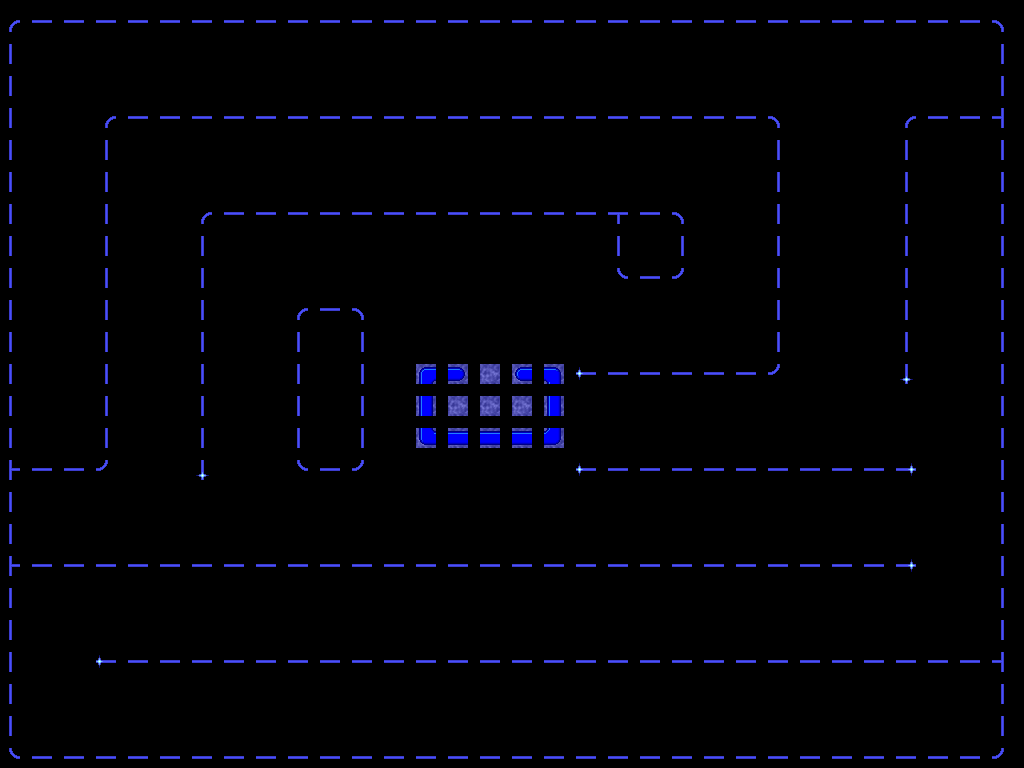

Tiled map render using the project's own tile images. Description and the whole map definition, tile-layer contents included, below:
An orthogonal 32x24 tile map with 32x32 px tiles, 2 tile layers (ground, Tile Layer 1) and 28 objects (23x wall, player, pink_ghost, orange_ghost, green_ghost, ...).

<map version="1.5" tiledversion="1.7.2" orientation="orthogonal" renderorder="right-down" width="32" height="24" tilewidth="32" tileheight="32" infinite="0" nextlayerid="4" nextobjectid="60">
 <tileset firstgid="1" source="Pac-man Topdown Pack.tsx" />
 <layer id="3" name="ground" width="32" height="24">
  <data encoding="csv">
0,0,0,0,0,0,0,0,0,0,0,0,0,0,0,0,0,0,0,0,0,0,0,0,0,0,0,0,0,0,0,0,
0,0,0,0,0,0,0,0,0,0,0,0,0,0,0,0,0,0,0,0,0,0,0,0,0,0,0,0,0,0,0,0,
0,0,0,0,0,0,0,0,0,0,0,0,0,0,0,0,0,0,0,0,0,0,0,0,0,0,0,0,0,0,0,0,
0,0,0,0,0,0,0,0,0,0,0,0,0,0,0,0,0,0,0,0,0,0,0,0,0,0,0,0,0,0,0,0,
0,0,0,0,0,0,0,0,0,0,0,0,0,0,0,0,0,0,0,0,0,0,0,0,0,0,0,0,0,0,0,0,
0,0,0,0,0,0,0,0,0,0,0,0,0,0,0,0,0,0,0,0,0,0,0,0,0,0,0,0,0,0,0,0,
0,0,0,0,0,0,0,0,0,0,0,0,0,0,0,0,0,0,0,0,0,0,0,0,0,0,0,0,0,0,0,0,
0,0,0,0,0,0,0,0,0,0,0,0,0,0,0,0,0,0,0,0,0,0,0,0,0,0,0,0,0,0,0,0,
0,0,0,0,0,0,0,0,0,0,0,0,0,0,0,0,0,0,0,0,0,0,0,0,0,0,0,0,0,0,0,0,
0,0,0,0,0,0,0,0,0,0,0,0,0,0,0,0,0,0,0,0,0,0,0,0,0,0,0,0,0,0,0,0,
0,0,0,0,0,0,0,0,0,0,0,0,0,0,0,0,0,0,0,0,0,0,0,0,0,0,0,0,0,0,0,0,
0,0,0,0,0,0,0,0,0,0,0,0,0,170,170,170,170,170,0,0,0,0,0,0,0,0,0,0,0,0,0,0,
0,0,0,0,0,0,0,0,0,0,0,0,0,170,170,170,170,170,0,0,0,0,0,0,0,0,0,0,0,0,0,0,
0,0,0,0,0,0,0,0,0,0,0,0,0,170,170,170,170,170,0,0,0,0,0,0,0,0,0,0,0,0,0,0,
0,0,0,0,0,0,0,0,0,0,0,0,0,0,0,0,0,0,0,0,0,0,0,0,0,0,0,0,0,0,0,0,
0,0,0,0,0,0,0,0,0,0,0,0,0,0,0,0,0,0,0,0,0,0,0,0,0,0,0,0,0,0,0,0,
0,0,0,0,0,0,0,0,0,0,0,0,0,0,0,0,0,0,0,0,0,0,0,0,0,0,0,0,0,0,0,0,
0,0,0,0,0,0,0,0,0,0,0,0,0,0,0,0,0,0,0,0,0,0,0,0,0,0,0,0,0,0,0,0,
0,0,0,0,0,0,0,0,0,0,0,0,0,0,0,0,0,0,0,0,0,0,0,0,0,0,0,0,0,0,0,0,
0,0,0,0,0,0,0,0,0,0,0,0,0,0,0,0,0,0,0,0,0,0,0,0,0,0,0,0,0,0,0,0,
0,0,0,0,0,0,0,0,0,0,0,0,0,0,0,0,0,0,0,0,0,0,0,0,0,0,0,0,0,0,0,0,
0,0,0,0,0,0,0,0,0,0,0,0,0,0,0,0,0,0,0,0,0,0,0,0,0,0,0,0,0,0,0,0,
0,0,0,0,0,0,0,0,0,0,0,0,0,0,0,0,0,0,0,0,0,0,0,0,0,0,0,0,0,0,0,0,
0,0,0,0,0,0,0,0,0,0,0,0,0,0,0,0,0,0,0,0,0,0,0,0,0,0,0,0,0,0,0,0
</data>
 </layer>
 <layer id="1" name="Tile Layer 1" width="32" height="24">
  <data encoding="csv">
113,65,65,65,65,65,65,65,65,65,65,65,65,65,65,65,65,65,65,65,65,65,65,65,65,65,65,65,65,65,65,114,
64,0,0,0,0,0,0,0,0,0,0,0,0,0,0,0,0,0,0,0,0,0,0,0,0,0,0,0,0,0,0,64,
64,0,0,0,0,0,0,0,0,0,0,0,0,0,0,0,0,0,0,0,0,0,0,0,0,0,0,0,0,0,0,64,
64,0,0,113,65,65,65,65,65,65,65,65,65,65,65,65,65,65,65,65,65,65,65,65,114,0,0,0,113,65,65,81,
64,0,0,64,0,0,0,0,0,0,0,0,0,0,0,0,0,0,0,0,0,0,0,0,64,0,0,0,64,0,0,64,
64,0,0,64,0,0,0,0,0,0,0,0,0,0,0,0,0,0,0,0,0,0,0,0,64,0,0,0,64,0,0,64,
64,0,0,64,0,0,113,65,65,65,65,65,65,65,65,65,65,65,65,98,65,114,0,0,64,0,0,0,64,0,0,64,
64,0,0,64,0,0,64,0,0,0,0,0,0,0,0,0,0,0,0,64,0,64,0,0,64,0,0,0,64,0,0,64,
64,0,0,64,0,0,64,0,0,0,0,0,0,0,0,0,0,0,0,111,65,112,0,0,64,0,0,0,64,0,0,64,
64,0,0,64,0,0,64,0,0,113,65,114,0,0,0,0,0,0,0,0,0,0,0,0,64,0,0,0,64,0,0,64,
64,0,0,64,0,0,64,0,0,64,0,64,0,0,0,0,0,0,0,0,0,0,0,0,64,0,0,0,64,0,0,64,
64,0,0,64,0,0,64,0,0,64,0,64,0,177,232,0,231,179,77,65,65,65,65,65,112,0,0,0,63,0,0,64,
64,0,0,64,0,0,64,0,0,64,0,64,0,228,0,0,0,228,0,0,0,0,0,0,0,0,0,0,0,0,0,64,
64,0,0,64,0,0,64,0,0,64,0,64,0,211,229,229,229,213,0,0,0,0,0,0,0,0,0,0,0,0,0,64,
82,65,65,112,0,0,63,0,0,111,65,112,0,0,0,0,0,0,77,65,65,65,65,65,65,65,65,65,80,0,0,64,
64,0,0,0,0,0,0,0,0,0,0,0,0,0,0,0,0,0,0,0,0,0,0,0,0,0,0,0,0,0,0,64,
64,0,0,0,0,0,0,0,0,0,0,0,0,0,0,0,0,0,0,0,0,0,0,0,0,0,0,0,0,0,0,64,
82,65,65,65,65,65,65,65,65,65,65,65,65,65,65,65,65,65,65,65,65,65,65,65,65,65,65,65,80,0,0,64,
64,0,0,0,0,0,0,0,0,0,0,0,0,0,0,0,0,0,0,0,0,0,0,0,0,0,0,0,0,0,0,64,
64,0,0,0,0,0,0,0,0,0,0,0,0,0,0,0,0,0,0,0,0,0,0,0,0,0,0,0,0,0,0,64,
64,0,0,77,65,65,65,65,65,65,65,65,65,65,65,65,65,65,65,65,65,65,65,65,65,65,65,65,65,65,65,81,
64,0,0,0,0,0,0,0,0,0,0,0,0,0,0,0,0,0,0,0,0,0,0,0,0,0,0,0,0,0,0,64,
64,0,0,0,0,0,0,0,0,0,0,0,0,0,0,0,0,0,0,0,0,0,0,0,0,0,0,0,0,0,0,64,
111,65,65,65,65,65,65,65,65,65,65,65,65,65,65,65,65,65,65,65,65,65,65,65,65,65,65,65,65,65,65,112
</data>
 </layer>
 <objectgroup id="2" name="Object Layer 1">
  <object id="1" name="wall" x="103.735" y="101.947" width="677.857" height="13.4141" />
  <object id="2" name="player" x="160.969" y="46.5021" width="25.9339" height="22.3568" />
  <object id="3" name="wall" x="101.947" y="105.524" width="8.94271" height="358.603" />
  <object id="8" name="wall" x="9.83698" y="4.47136" width="997.112" height="8.94271" />
  <object id="14" name="wall" x="997.112" y="22.3568" width="11.6255" height="737.774" />
  <object id="15" name="wall" x="17.8854" y="742.245" width="979.227" height="9.83698" />
  <object id="18" name="wall" x="97.4755" y="645.664" width="891.588" height="8.94271" />
  <object id="21" name="wall" x="579.488" y="357.708" width="187.797" height="8.94271" />
  <object id="22" name="wall" x="14.3083" y="549.977" width="906.791" height="9.83698" />
  <object id="26" name="wall" x="575.911" y="455.184" width="343.4" height="8.94271" />
  <object id="31" name="wall" x="768.179" y="109.995" width="14.3083" height="255.762" />
  <object id="33" name="wall" x="198.528" y="195.845" width="484.695" height="9.83698" />
  <object id="35" name="wall" x="200.317" y="203" width="6.2599" height="270.964" />
  <object id="36" name="wall" x="294.215" y="311.206" width="16.9912" height="138.612" />
  <object id="37" name="wall" x="355.026" y="312.101" width="13.4141" height="152.026" />
  <object id="41" name="wall" x="290.638" y="295.109" width="77.8016" height="11.6255" />
  <object id="42" name="wall" x="296.004" y="450.713" width="56.3391" height="14.3083" />
  <object id="43" name="wall" x="17.8854" y="454.29" width="81.3787" height="9.83698" />
  <object id="44" name="wall" x="1.78854" y="15.2026" width="13.4141" height="741.351" />
  <object id="51" name="wall" x="903.214" y="101.053" width="89.4271" height="11.6255" />
  <object id="52" name="wall" x="899.637" y="112.678" width="12.5198" height="268.281" />
  <object id="53" name="wall" x="616.6" y="257.55" width="67.0703" height="14.3083" />
  <object id="54" name="wall" x="612.129" y="204.788" width="15.2026" height="54.5505" />
  <object id="55" name="wall" x="672.045" y="202.105" width="15.2026" height="67.0703" />
  <object id="56" name="pink_ghost" x="495.426" y="398.845" />
  <object id="57" name="orange_ghost" x="527.62" y="399.739" />
  <object id="58" name="green_ghost" x="463.232" y="397.951" />
  <object id="59" name="red_ghost" x="493.638" y="368.44" />
 </objectgroup>
</map>
